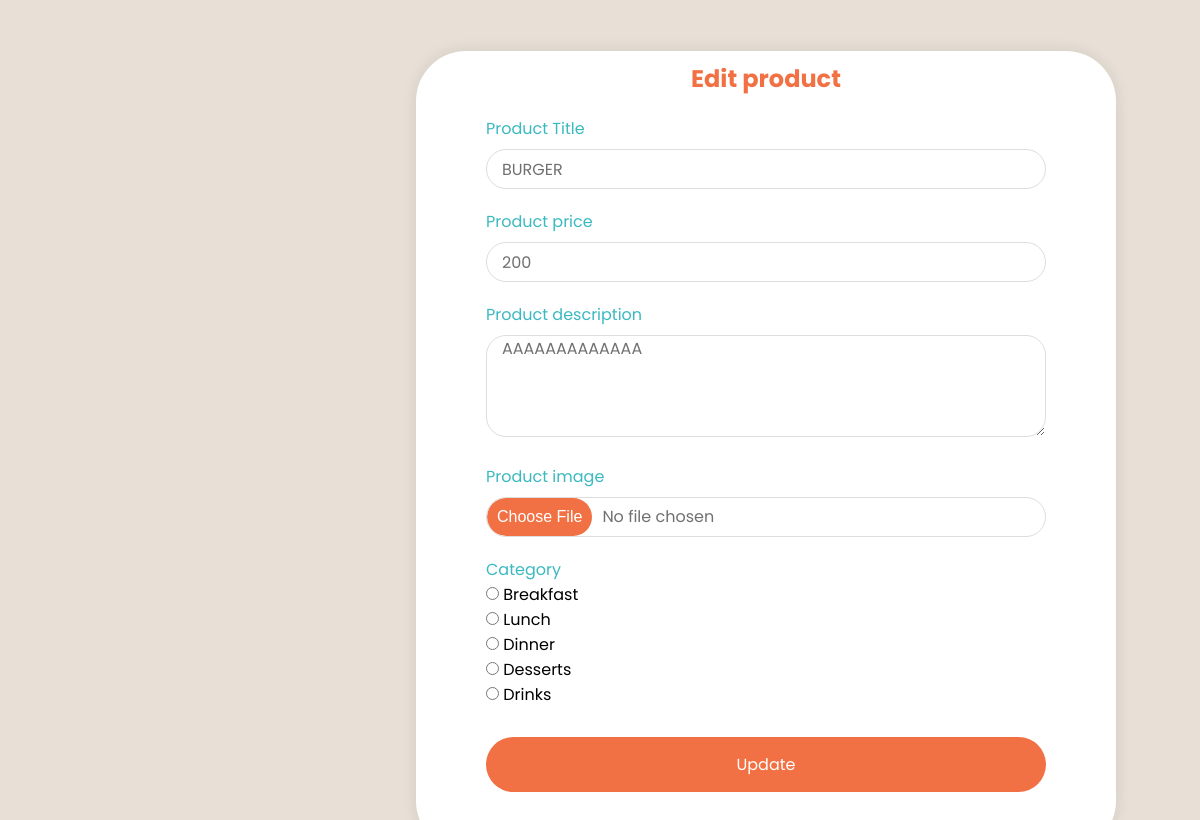
Page /editProduct.php?update_id=1 on the committed database.
### tables this page shows
CREATE TABLE `products` (
  `ID` int(11) NOT NULL,
  `title` varchar(250) NOT NULL,
  `price` int(11) NOT NULL,
  `description` varchar(500) NOT NULL,
  `prod_image` longblob NOT NULL,
  `category` varchar(250) NOT NULL
);

### editProduct.php (the view, shortened to what this page needs)
<?php
  include_once "includes/dbh.inc.php";
?>
<!DOCTYPE html>
<html lang="en">
  <head>
    <link rel="stylesheet" href="Css/addProduct.css" />
  </head>
<body>
<?php
 $id= $_GET ["update_id"];
 $query="SELECT * FROM products WHERE id = '$id';";
 $result = mysqli_query($conn,$query);
 $row = mysqli_fetch_assoc($result);
 $title= $row ["title"];
 $price= $row ["price"];
 $description= $row ["description"];
 $prod_image= $row ["prod_image"];
?>
<div class ="component">
  <div class ="content rows">
  <section class="container">
        <form action="" class="form" method="post" enctype= "multipart/form-data">
          <div id="header"><h2>Edit product</h2></div>
          <div class="input-box">
              <label for ="title">Product Title</label>
              <input type="text" id="title" name="title" value="<?php echo "$title"?>" />
          </div>
          <div class="input-box">
              <label for="price" >Product price</label>
              <input type="number" step="any" id ="price" name ="price"  value="<?php echo "$price"?>" />
          </div>
          <div class="input-box">
              <label for ="description">Product description</label>
              <textarea id="description" name="description" rows="4" cols="85"><?php echo "$description"?></textarea>
          </div>
          <div class="input-box">
              <label for="prod_image">Product image</label>
              <input type="file" id="prod_image" name="prod_image"  value="<?php echo "$prod_image"?>" accept =".png,.jpg,.jpeg"/>
          </div>
          <div class="input-box">
              <label for ="category">Category</label>
          </div>
          <div>
          <div>
            <input type="radio" name="category" id="breakfast" value="breakfast">
            <label for ="breakfast" >Breakfast</label>
          </div>
          <div>
            <input type="radio" name="category" id="lunch" value="lunch">
            <label for ="lunch" >Lunch</label>
          </div>
          <div>
            <input type="radio" name="category" id="dinner" value="dinner">
            <label for ="dinner" >Dinner</label>
          </div>
          <div>
            <input type="radio" name="category" id="desserts" value="dsserts">
            <label for ="desserts" >Desserts</label>
          </div>
          <div>
            <input type="radio" name="category" id="drinks" value="drinks">
            <label for ="drinks" >Drinks</label>
          </div>
        </div>
          <button type="submit" name="submit">Update</button>
        </form>
      </section>
  </div>
</div>
  </body>
</html>

### Css/addProduct.css (style rules this page uses)
* { margin: 0; padding: 0; box-sizing: border-box; font-family: "Poppins", sans-serif; }
body { background-color: #E8E0D7; }
div.content { padding: 1px 16px; justify-content: center; align-items: center; height: 60vh; margin-left: 25%; }
.container { position: relative; max-width: 700px; width: 100%; background: #fff; padding: 10px 70px 20px 70px; margin:50px 100px 100px 100px; border-radius: 50px; box-shadow: 0 0 15px rgba(0, 0, 0, 0.1); min-height: 100vh; }
.form .input-box { width: 100%; margin-top: 20px; }
textarea { width: 100%; }
.input-box label { color: #3AB9C0; }
.form :where( .input-box input, .select-box, textarea) { position: relative; width: 100%; outline: none; font-size: 1rem; color: #707070; margin-top: 8px; border: 1px solid #ddd; border-radius: 20px; padding: 0 15px; }
.input-box input, .select-box { height: 40px; }
.form button { height: 55px; width:100%; color: #fff; font-size: 1rem; font-weight: 400; margin-top: 30px; border: none; cursor: pointer; transition: all 0.2s ease; background:#F27144; border-radius: 50px; }
#header { text-align: center; color:#F27144; }
#prod_image { padding:0; }

### rows in the picture
products: title "BURGER", price "200", description "AAAAAAAAAAAAA"
